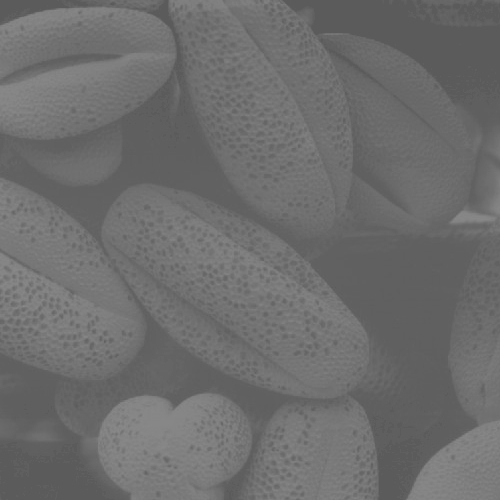
#> input picture images/granelli.jpg, 500 x 500 px, found by its file name
$ python fshs.py
#> lines starting #> are read from the running program, lines starting #| are printed output that depends on the picture
import skimage.io as io
import matplotlib.pyplot as plt
import scipy.ndimage as ndi
import numpy as np
from skimage.exposure import histogram

def fshs(x):
    m=np.min(x)
#> m = 90
    M=np.max(x)
#> M = 138
    return 255*(x-m)/(M-m)
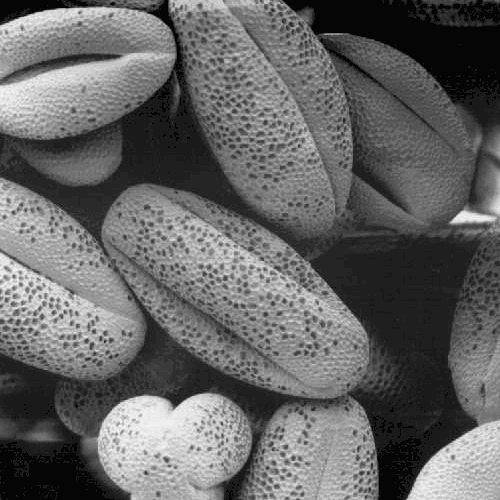
#> returned value: shape (500, 500) float64; min 0, max 255, mean 101.3

def main():
    plt.close('all')
    x=np.float64(io.imread('images/granelli.jpg'))

    y=fshs(x)

    n,b=histogram(x,nbins=256)
#> n = 256 values, max 19057 at index 32, min 0 at index 1, mean 976.6; b = 256 values from 90.09 to 137.9
    plt.figure(1)
    plt.bar(b,n)
    plt.axis([0,255,0,1.1*np.max(n)])

    n,b=histogram(y,nbins=256)
#> b = 256 values from 0.498 to 254.5
    plt.figure(2)
    plt.bar(b,n)
    plt.axis([0,255,0,1.1*np.max(n)])

    plt.figure(3)
    plt.subplot(1,2,1)
    plt.imshow(x,clim=[0,255],cmap='gray')
    #plt.imshow(x,cmap='gray')  in questo modo si effettua il fshs solo in visualizzazione
    plt.subplot(1,2,2)
    plt.imshow(y,clim=[0,255],cmap='gray')

    plt.tight_layout()
    plt.show()
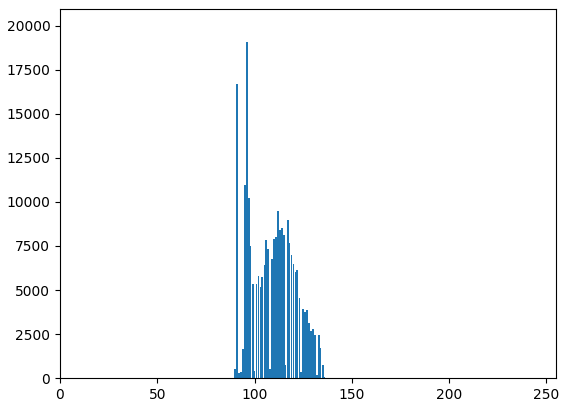
#> figure drawn by matplotlib, 1 panel; tallest bar 19057 high, from x = 95.69 to 96.49
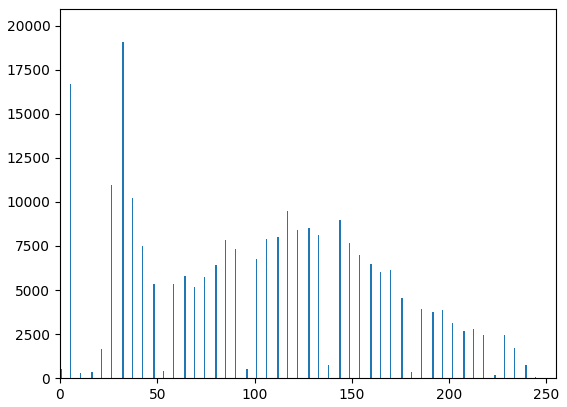
#> figure drawn by matplotlib, 1 panel; tallest bar 19057 high, from x = 31.97 to 32.77
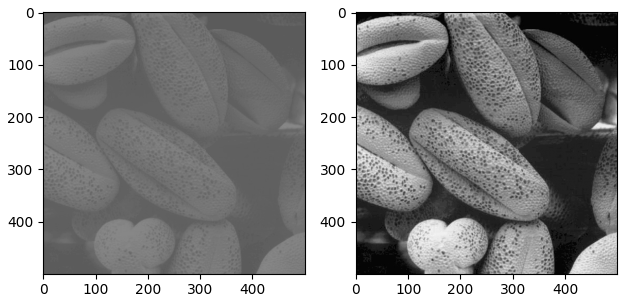
#> figure drawn by matplotlib, 2 panels

if __name__=='__main__':
    main()
